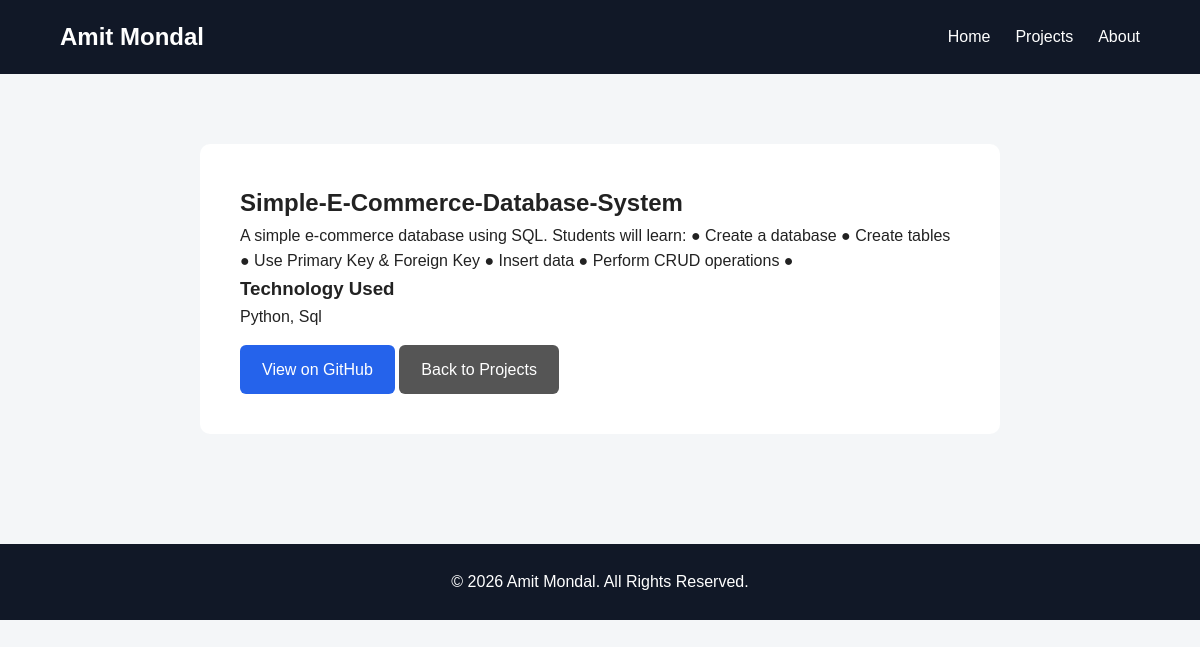
The app's page /projects/2/ with its own data.
### portfolio/models.py (models this page shows, shortened)
class Project(models.Model):
    title = models.CharField(max_length=200)
    description = models.TextField()
    technology = models.CharField(max_length=200)
    github_link = models.URLField()

### portfolio/views.py (the view)
def project_detail(request, pk):
    project = get_object_or_404(Project, pk=pk)
    return render(
        request,
        'portfolio/project_detail.html',
        {'project': project}
    )

### portfolio/templates/portfolio/project_detail.html (shortened to what this page needs)
{% extends 'portfolio/base.html' %}
{% block content %}
<section class="container page-section">
    <div class="project-detail">
        <h1>
            {{ project.title }}
        </h1>
        <p>
            {{ project.description }}
        </p>
        <h3>
            Technology Used
        </h3>
        <p>
            {{ project.technology }}
        </p>
        <div>
            <a
                href="{{ project.github_link }}"
                target="_blank"
                class="btn"
            >
                View on GitHub
            </a>
            <a
                href="{% url 'projects' %}"
                class="btn secondary-btn"
            >
                Back to Projects
            </a>
        </div>
    </div>
</section>
{% endblock %}

### portfolio/static/portfolio/style.css (style rules this page uses)
* { margin: 0; padding: 0; box-sizing: border-box; }
body { font-family: Arial, sans-serif; background: #f4f6f8; color: #222; line-height: 1.6; }
.container { width: 90%; max-width: 1100px; margin: auto; }
.btn { display: inline-block; background: #2563eb; color: white; text-decoration: none; padding: 12px 22px; border-radius: 6px; margin-top: 15px; }
.secondary-btn { background: #555; }
.page-section { padding: 70px 0; }
.project-detail { max-width: 800px; margin: auto; background: white; padding: 40px; border-radius: 10px; }

### records on screen
Project: title "Simple-E-Commerce-Database-System", description "A simple e-commerce database using SQL. Students will learn: ● Create a database ● Create tables ● Use Primary Key & Foreign Key ● Insert data ● Perform CRUD operations ●", technology "Python, Sql"
